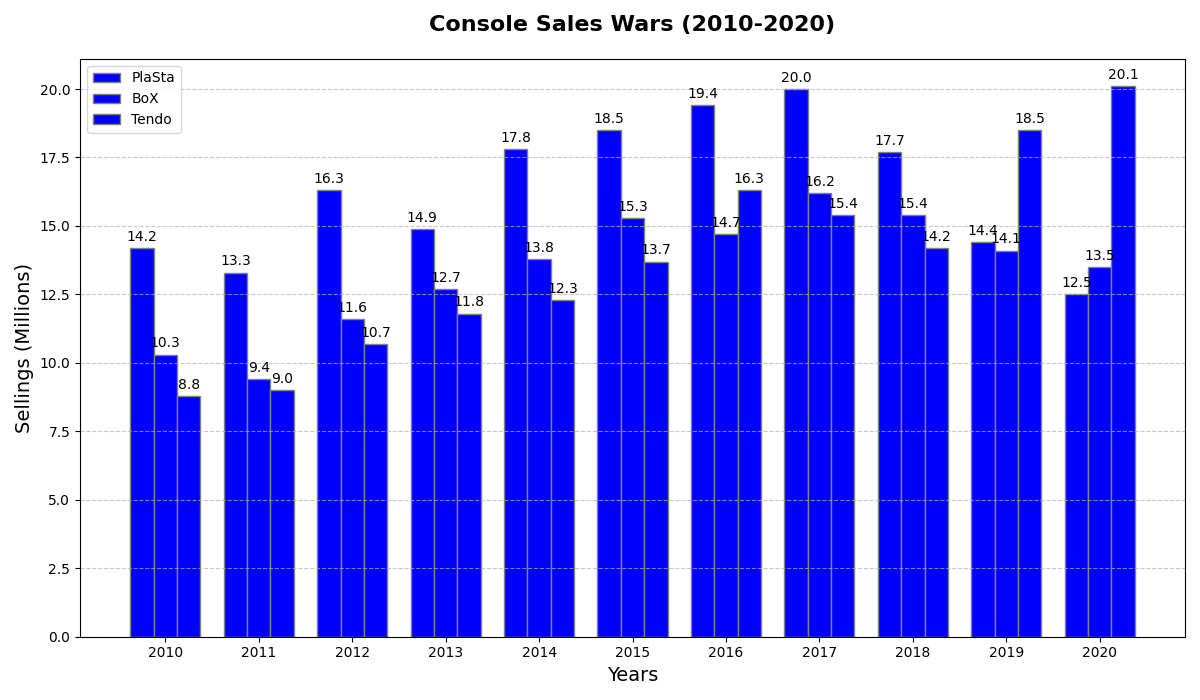

Write Python code to recreate this figure.
import matplotlib.pyplot as plt
import numpy as np

years = list(range(2010, 2021))
playstation_sales = [14.2, 13.3, 16.3, 14.9, 17.8, 18.5, 19.4, 20.0, 17.7, 14.4, 12.5]
xbox_sales = [10.3, 9.4, 11.6, 12.7, 13.8, 15.3, 14.7, 16.2, 15.4, 14.1, 13.5]
nintendo_sales = [8.8, 9.0, 10.7, 11.8, 12.3, 13.7, 16.3, 15.4, 14.2, 18.5, 20.1]

fig, ax = plt.subplots(figsize=(12, 7))
bar_width = 0.25

r1 = np.arange(len(years))
r2 = [x + bar_width for x in r1]
r3 = [x + bar_width for x in r2]

bars1 = ax.bar(r1, playstation_sales, color='blue', width=bar_width, edgecolor='grey', label='PlaSta')
bars2 = ax.bar(r2, xbox_sales, color='blue', width=bar_width, edgecolor='grey', label='BoX')
bars3 = ax.bar(r3, nintendo_sales, color='blue', width=bar_width, edgecolor='grey', label='Tendo')

plt.xlabel('Years', fontsize=14)
plt.ylabel('Sellings (Millions)', fontsize=14)
plt.title('Console Sales Wars (2010-2020)', fontsize=16, fontweight='bold', pad=20)
plt.xticks([r + bar_width for r in range(len(years))], years)

for bar in bars1 + bars2 + bars3:
    height = bar.get_height()
    ax.annotate(f'{height}',
                xy=(bar.get_x() + bar.get_width() / 2, height),
                xytext=(0, 3),
                textcoords="offset points",
                ha='center', va='bottom')

plt.grid(axis='y', linestyle='--', alpha=0.7)
plt.legend()
plt.tight_layout()
plt.show()
